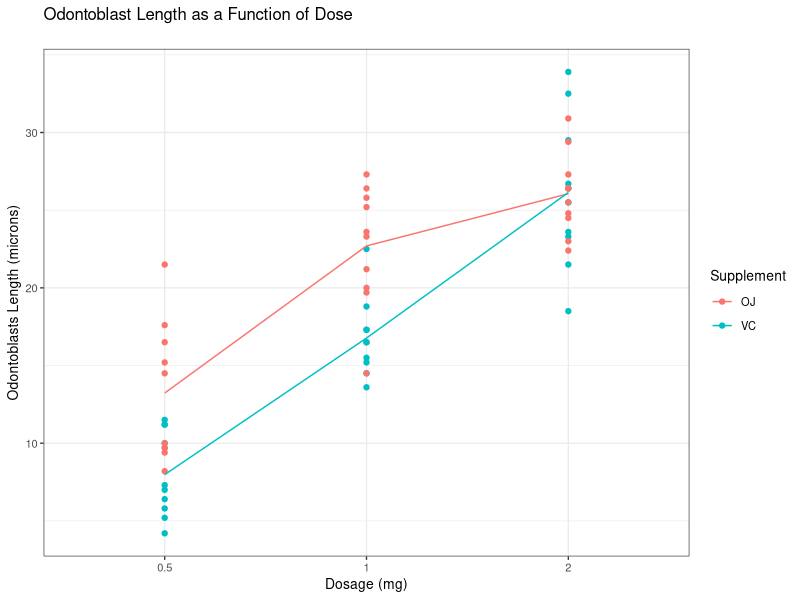

Write R code to recreate this figure.
## ---- chunk 1
suppressMessages(library(datasets))
suppressMessages(library(ggplot2))
suppressMessages(library(dplyr))
suppressMessages(library(knitr))
data("ToothGrowth")
## ---- chunk 2
str(ToothGrowth)
paste("Complete Cases:", sum(complete.cases(ToothGrowth)))
## ---- chunk 3
ToothGrowth %>%
  ggplot(aes(x=factor(dose), y=len, group=supp, color=supp)) +
  ggtitle("Odontoblast Length as a Function of Dose\n") +
  labs(x = "Dosage (mg)", y = "Odontoblasts Length (microns)", color="Supplement") +
  geom_point() +
  stat_summary(aes(group=supp, color=supp), fun.y=mean, geom="line") +
  theme_bw(base_size = 10)
## ---- chunk 4
stat1 <- ToothGrowth %>%
  group_by(dose, supp) %>%
  summarize(mean = mean(len), median=median(len), var=var(len))
kable(x=stat1, digits=2, col.names=c("Dose", "Supplement", "Median", "Mean", "Variance"))
## ---- chunk 5
sVC <- ToothGrowth %>% filter(supp == 'VC')
sOJ <- ToothGrowth %>% filter(supp == 'OJ')
d05 <- ToothGrowth %>% filter(dose == .5)
d1 <- ToothGrowth %>% filter(dose == 1)
d2 <- ToothGrowth %>% filter(dose==2)
kable(data.frame(var(sVC$len), var(sOJ$len), var(d05$len), var(d1$len), var(d2$len)), col.names = c("Orange Juice","Ascorbic Acid",".05mg","1mg","2mg"))
## ---- chunk 6
t1 <- t.test(sOJ$len, sVC$len, conf.level=.975, paired=FALSE, var.equal=FALSE)
kable(data.frame("Ascorbic Acid", "Orange Juice", paste("[", round(t1$conf.int[1],4), ", ", round(t1$conf.int[2],4), "]", sep=""), round(unname(t1$parameter), 2),  qt(.9875, unname(t1$parameter)), unname(t1$statistic), t1$p.value), col.names = c("Group 1 Supp", "Group 2 Supp", "Conf Int", "Deg F", "Tabulated t-value", "t-statistic", "p-value"))
## ---- chunk 7
t2 <- t.test(d1$len, d05$len, conf.level=.975, paired=FALSE, var.equal=FALSE)
t3 <- t.test(d2$len, d05$len, conf.level=.975, paired=FALSE, var.equal=FALSE)
t4 <- t.test(d2$len, d1$len, conf.level=.975, paired=FALSE, var.equal=FALSE)
g1dose <- c("1", "2", "2")
g2dose <- c(".5", ".5", "1")
ci <- c(paste("[", round(t2$conf.int[1], 4), ", ", round(t2$conf.int[2], 4), "]", sep=""), 
        paste("[", round(t3$conf.int[1], 4), ", ", round(t3$conf.int[2], 4), "]", sep=""), 
        paste("[", round(t4$conf.int[1], 4), ", ", round(t4$conf.int[2], 4), "]", sep=""))
df <- c(unname(t2$parameter),
        unname(t3$parameter),
        unname(t4$parameter))
tT <- c(qt(.9875, unname(t2$parameter)),
        qt(.9875, unname(t3$parameter)),
        qt(.9875, unname(t4$parameter)))
cT <- c(unname(t2$statistic),
        unname(t3$statistic),
        unname(t4$statistic))
pval <- c(t2$p.value, t3$p.value, t4$p.value)
kable(data.frame(g1dose, g2dose, ci, df, tT, cT, pval), col.names = c("Group 1 Dose","Group 2 Dose","Conf Int", "Deg F", "Tabulated t-value", "t-statistic", "p-value"))
## ---- chunk 8
allP <- c(t1$p.value, t2$p.value, t3$p.value, t4$p.value)
## ---- chunk 9
g1 <- c("Ascorbic Acid", "1", "2", "2")
g2 <- c("Orange Juice", ".5", ".5", "1")
adjP <- p.adjust(allP, method="bonferroni")
origConclusion <- allP > .025
adjConclusion <- adjP > .025
kable(data.frame(g1, g2, allP, origConclusion, adjP, adjConclusion), col.names = c("Group1", "Group 2", "Original p-value", "> alpha?", "Adjusted p-value", "> alpha?"))
## ---- chunk 10
adjP <- p.adjust(allP, method="BH")
adjConclusion <- adjP > .025
kable(data.frame(g1, g2, allP, origConclusion, adjP, adjConclusion), col.names = c("Group1", "Group 2", "Original p-value", "> alpha?", "Adjusted p-value", "> alpha?"))
